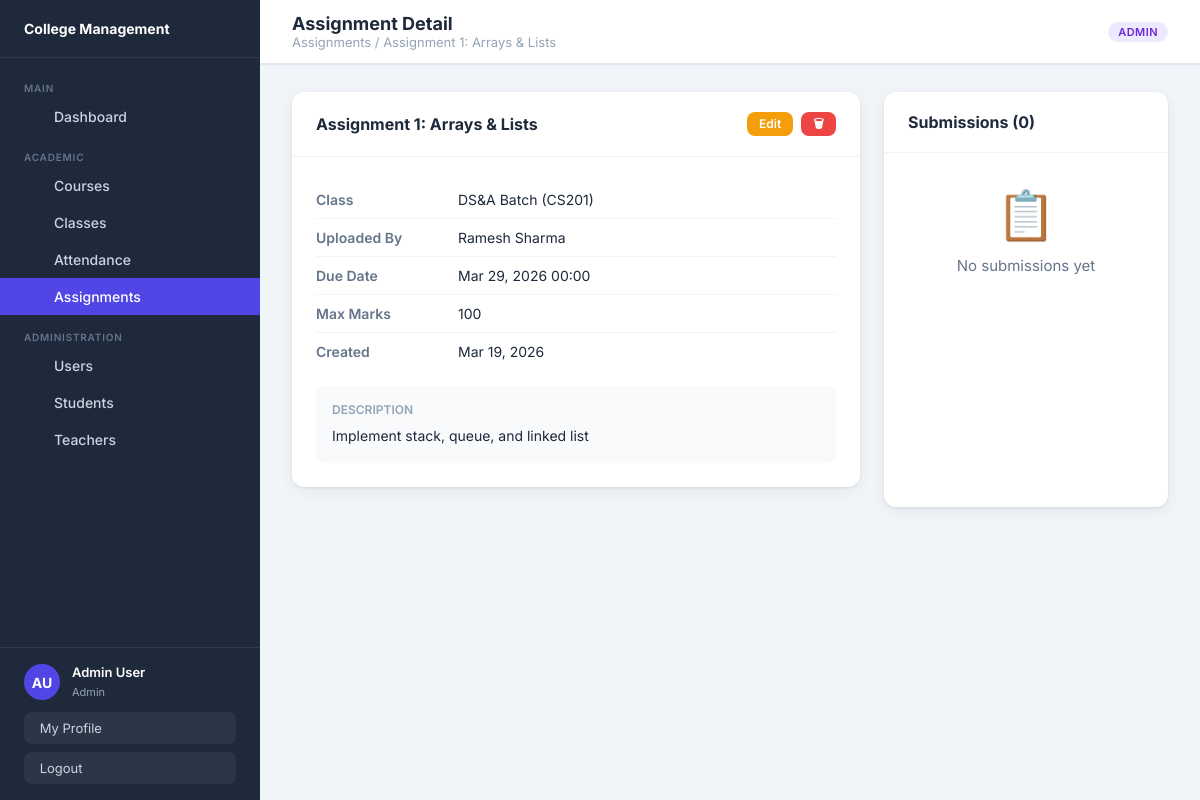
Screenshot of /assignments/2/ (signed in) with the database file from the repository.
### users/models.py (models this page shows, shortened)
class CustomUser(AbstractUser):
    ROLE_CHOICES = [('admin','Admin'),('teacher','Teacher'),('student','Student')]
    role = models.CharField(max_length=10, choices=ROLE_CHOICES, default='student')
    phone = models.CharField(max_length=20, blank=True)
    address = models.TextField(blank=True)
    date_of_birth = models.DateField(null=True, blank=True)
    @property
    def is_admin(self): return self.role == 'admin'
    @property
    def is_teacher(self): return self.role == 'teacher'
    @property
    def is_student(self): return self.role == 'student'

### assignments/models.py (models this page shows, shortened)
class Assignment(models.Model):
    title = models.CharField(max_length=200)
    description = models.TextField(blank=True)
    classroom = models.ForeignKey(Classroom, on_delete=models.CASCADE, related_name='assignments')
    uploaded_by = models.ForeignKey(CustomUser, on_delete=models.CASCADE, related_name='created_assignments')
    file = models.FileField(upload_to='assignments/', blank=True, null=True)
    due_date = models.DateTimeField(null=True, blank=True)
    max_marks = models.PositiveIntegerField(default=100)
    created_at = models.DateTimeField(auto_now_add=True)
    class Meta:
        ordering = ['-created_at']

### classes/models.py (models this page shows, shortened)
class Classroom(models.Model):
    name = models.CharField(max_length=100)
    section = models.CharField(max_length=20, blank=True)
    course = models.ForeignKey(Course, on_delete=models.CASCADE, related_name='classrooms')
    teacher = models.ForeignKey(CustomUser, on_delete=models.SET_NULL, null=True, blank=True,
        related_name='teaching_classes', limit_choices_to={'role': 'teacher'})
    students = models.ManyToManyField(CustomUser, blank=True,
        related_name='enrolled_classes', limit_choices_to={'role': 'student'})
    schedule = models.CharField(max_length=200, blank=True)
    room_number = models.CharField(max_length=20, blank=True)
    created_at = models.DateTimeField(auto_now_add=True)
    class Meta:
        ordering = ['name']

### courses/models.py (models this page shows, shortened)
class Course(models.Model):
    name = models.CharField(max_length=200)
    code = models.CharField(max_length=20, unique=True)
    description = models.TextField(blank=True)
    credits = models.PositiveIntegerField(default=3)
    teacher = models.ForeignKey(CustomUser, on_delete=models.SET_NULL, null=True, blank=True,
        related_name='teaching_courses', limit_choices_to={'role': 'teacher'})
    students = models.ManyToManyField(CustomUser, blank=True,
        related_name='enrolled_courses', limit_choices_to={'role': 'student'})
    created_at = models.DateTimeField(auto_now_add=True)

### assignments/views.py (the view)
# urls.py: path('<int:pk>/', views.assignment_detail, name='assignment_detail'),
@login_required
def assignment_detail(request, pk):
    a = get_object_or_404(Assignment, pk=pk)
    u = request.user
    submission = None
    submissions = None
    if u.is_student:
        submission = AssignmentSubmission.objects.filter(assignment=a, student=u).first()
    elif u.is_teacher or u.is_admin:
        submissions = a.submissions.select_related('student').all()
    return render(request, 'assignments/assignment_detail.html', {
        'assignment': a, 'submission': submission, 'submissions': submissions
    })

### assignments/templates/assignments/assignment_detail.html (shortened to what this page needs)
{% extends 'base.html' %}
{% block page_title %}Assignment Detail{% endblock %}
{% block breadcrumb %}Assignments / {{ assignment.title }}{% endblock %}
{% block content %}
<div class="detail-grid">
  <div>
    <div class="card" style="margin-bottom:20px;">
      <div class="card-header">
        <h3 class="card-title"> {{ assignment.title }}</h3>
        <div style="display:flex;gap:8px;">
          {% if user.is_admin or assignment.uploaded_by == user %}
          <a href="{% url 'edit_assignment' assignment.pk %}" class="btn btn-sm btn-warning"> Edit</a>
          <a href="{% url 'delete_assignment' assignment.pk %}" class="btn btn-sm btn-danger" data-confirm="Delete this assignment?">🗑</a>
          {% endif %}
        </div>
      </div>
      <div class="card-body">
        <ul class="info-list">
          <li><span class="info-label">Class</span>{{ assignment.classroom.name }} ({{ assignment.classroom.course.code }})</li>
          <li><span class="info-label">Uploaded By</span>{{ assignment.uploaded_by.get_full_name|default:assignment.uploaded_by.username }}</li>
          <li><span class="info-label">Due Date</span>{{ assignment.due_date|date:"M d, Y H:i"|default:"No deadline" }}</li>
          <li><span class="info-label">Max Marks</span>{{ assignment.max_marks }}</li>
          <li><span class="info-label">Created</span>{{ assignment.created_at|date:"M d, Y" }}</li>
        </ul>
        {% if assignment.description %}
        <div style="margin-top:16px;padding:16px;background:var(--gray-50);border-radius:8px;">
          <div style="font-size:12px;font-weight:600;color:var(--gray-400);margin-bottom:8px;">DESCRIPTION</div>
          <p style="font-size:14px;line-height:1.6;">{{ assignment.description }}</p>
        </div>
        {% endif %}
      </div>
    </div>
  </div>
  {% if user.is_teacher or user.is_admin %}
  <div class="card">
    <div class="card-header">
      <h3 class="card-title"> Submissions ({{ submissions|length }})</h3>
    </div>
    {% if submissions %}
    <ul class="info-list" style="padding:0 20px;">
      {% for sub in submissions %}
      <li style="flex-direction:column;align-items:flex-start;gap:6px;">
        <div style="display:flex;justify-content:space-between;width:100%;align-items:center;">
          <div style="display:flex;align-items:center;gap:8px;">
            <div style="width:28px;height:28px;border-radius:50%;background:var(--primary);display:flex;align-items:center;justify-content:center;color:#fff;font-size:10px;font-weight:700;">
              {{ sub.student.first_name|first|upper }}
            </div>
            <div>
              <div style="font-weight:600;font-size:13px;">{{ sub.student.get_full_name|default:sub.student.username }}</div>
              <div style="font-size:11px;color:var(--gray-400);">{{ sub.submitted_at|date:"M d, Y H:i" }}</div>
            </div>
          </div>
          <div style="display:flex;align-items:center;gap:8px;">
            {% if sub.is_graded %}
            <span class="badge badge-present">{{ sub.marks }}/{{ assignment.max_marks }}</span>
            {% else %}
            <span class="badge badge-pending">Pending</span>
            {% endif %}
            <a href="{% url 'grade_submission' sub.pk %}" class="btn btn-sm btn-primary">Grade</a>
          </div>
        </div>
      </li>
      {% endfor %}
    </ul>
    {% else %}
    <div class="empty-state" style="padding:32px;"><div class="empty-icon">📋</div><p>No submissions yet</p></div>
    {% endif %}
  </div>
  {% endif %}
</div>
{% endblock %}

### templates/base.html (shortened to what this page needs)
{% load static %}
<!DOCTYPE html>
<html lang="en">
<head>
<link rel="stylesheet" href="{% static 'css/main.css' %}"/>
</head>
<body>
<div class="layout">
  <aside class="sidebar">
    <div class="sidebar-brand">
      <div class="brand-text">
        <h2> College Management</h2>
      </div>
    </div>
    <nav class="sidebar-nav">
      <div class="nav-section">
        <div class="nav-section-title">Main</div>
        <a href="{% url 'dashboard' %}" class="nav-item"> Dashboard</a>
      </div>
      <div class="nav-section">
        <div class="nav-section-title">Academic</div>
        <a href="{% url 'course_list' %}" class="nav-item"> Courses</a>
        <a href="{% url 'class_list' %}" class="nav-item"> Classes</a>
        <a href="{% url 'attendance_list' %}" class="nav-item"> Attendance</a>
        <a href="{% url 'assignment_list' %}" class="nav-item"> Assignments</a>
      </div>
      {% if user.is_admin %}
      <div class="nav-section">
        <div class="nav-section-title">Administration</div>
        <a href="{% url 'user_list' %}" class="nav-item"> Users</a>
        <a href="{% url 'user_list' %}?role=student" class="nav-item"> Students</a>
        <a href="{% url 'user_list' %}?role=teacher" class="nav-item"> Teachers</a>
      </div>
      {% endif %}
    </nav>
    <div class="sidebar-footer">
      <div class="sidebar-user">
        <div class="avatar">{{ user.first_name|first|upper }}{{ user.last_name|first|upper }}</div>
        <div class="user-info">
          <p>{{ user.get_full_name|default:user.username }}</p>
          <span>{{ user.role|capfirst }}</span>
        </div>
      </div>
      <a href="{% url 'profile' %}" class="btn-logout" style="margin-bottom:8px;"> &nbsp;My Profile</a>
      <a href="{% url 'logout' %}" class="btn-logout"> &nbsp;Logout</a>
    </div>
  </aside>
  <div class="main-content">
    <header class="topbar">
      <div class="topbar-left">
        <div>
          <div class="page-title">{% block page_title %}Dashboard{% endblock %}</div>
          <div class="breadcrumb">{% block breadcrumb %}Home{% endblock %}</div>
        </div>
      </div>
      <div class="topbar-right">
        <span class="badge badge-{{ user.role }}">{{ user.role|capfirst }}</span>
      </div>
    </header>
    <main class="page-body">
      {% block content %}{% endblock %}
    </main>
  </div>
</div>
</body>
</html>

### rows the page displays
CustomUser: first_name|first "A", last_name|first "U", get_full_name "Admin User", role "Admin", role "ADMIN"
Assignment: title "Assignment 1: Arrays & Lists", classroom.name "DS&A Batch", classroom.course.code "CS201", uploaded_by.get_full_name "Ramesh Sharma", due_date "Mar 29, 2026 00:00", max_marks "100", created_at "Mar 19, 2026", description "Implement stack, queue, and linked list"

### other values shown
{{ submissions|length }} "0"
